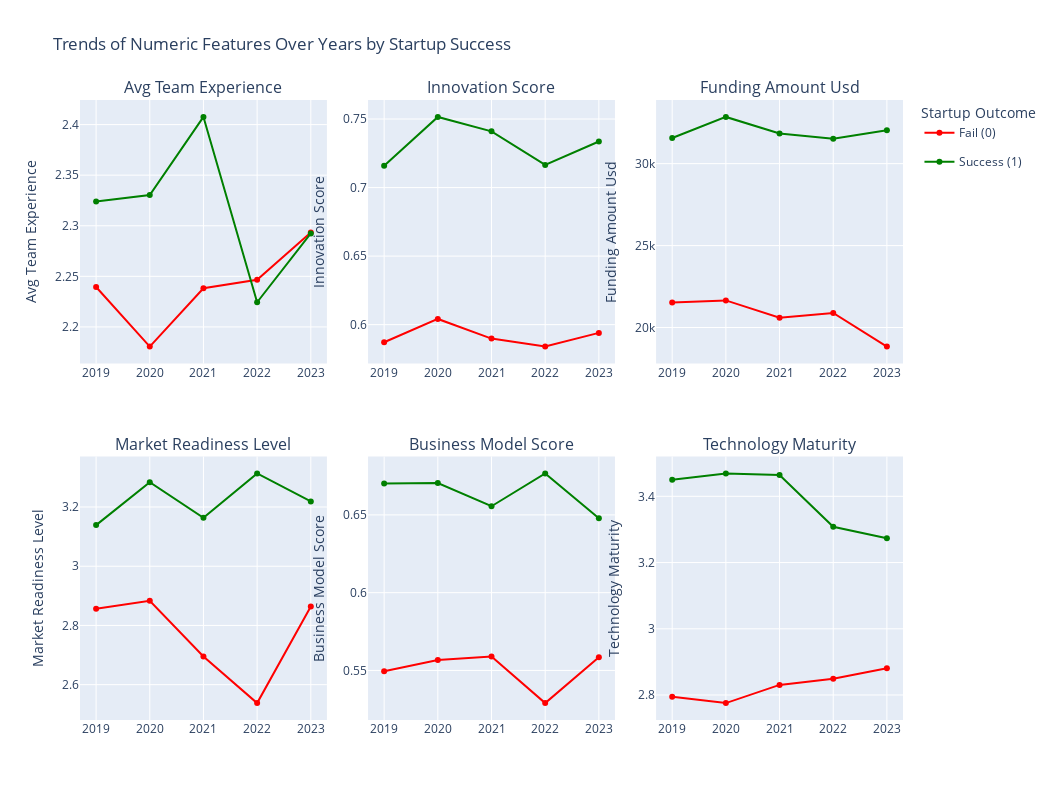

This figure's notebook cell:
### Markdown cell above
> The `business_model_score` represents a numerical rating (0–1) that measures how well-defined, feasible, and scalable each startup’s business model is.
> It captures how clearly the startup explains:
> 1. What problem it solves
> 2. Who the target customers are
> 3. How it generates revenue, and
> 4. How scalable or sustainable the model is.

**Summary:**  
>- The box plot compares business model scores between successful and failed startups.
>- Successful startups (green) have a higher mean business model score of 0.66, compared to 0.55 for failed startups (red).
>- The median score for successful startups is 0.70, while for failed startups it is 0.52, indicating a clear upward shift in performance.

> Both groups have similar variability (standard deviation ≈ 0.23), but the overall distribution shows that successful startups consistently achieve stronger business model evaluations.

> This suggests that startups with well-structured and viable business models are significantly more likely to succeed. A higher business model score reflects better planning, clearer value propositions, and sustainable revenue approaches — all of which contribute to greater success potential.

### Code cell
from plotly.subplots import make_subplots
import plotly.graph_objects as go

# Define key numeric variables to visualize over time
numeric_vars = [
    'avg_team_experience', 'innovation_score', 'funding_amount_usd',
    'market_readiness_level', 'business_model_score', 'technology_maturity'
]

# Set number of columns per row for subplots
cols_per_row = 3
rows = (len(numeric_vars) + cols_per_row - 1) // cols_per_row

# Create subplots
fig = make_subplots(
    rows=rows, cols=cols_per_row,
    subplot_titles=[var.replace('_', ' ').title() for var in numeric_vars],
    horizontal_spacing=0.05, vertical_spacing=0.15
)

# Define visualization properties for success and failure
status_properties = {
    0: {'name': 'Fail (0)', 'color': 'red'},
    1: {'name': 'Success (1)', 'color': 'green'}
}

for i, col in enumerate(numeric_vars):
    avg_df = df.groupby(['year', 'success_label'], as_index=False)[col].mean()
    row = (i // cols_per_row) + 1
    col_pos = (i % cols_per_row) + 1

    for success_label, props in status_properties.items():
        # Show legend only once per label
        show_legend = (i == 0)

        fig.add_trace(
            go.Scatter(
                x=avg_df[avg_df['success_label'] == success_label]['year'],
                y=avg_df[avg_df['success_label'] == success_label][col],
                mode='lines+markers',
                name=props['name'],
                line=dict(color=props['color']),
                legendgroup=props['name'],
                showlegend=show_legend,
                hovertemplate=(
                    f"<b>Year:</b> %{{x}}<br>"
                    f"<b>{col.replace('_', ' ').title()}:</b> %{{y:.2f}}<extra></extra>"
                )
            ),
            row=row, col=col_pos
        )

    fig.update_yaxes(title_text=col.replace('_', ' ').title(), row=row, col=col_pos)

fig.update_layout(
    height=400 * rows,
    width=350 * cols_per_row,
    title_text='Trends of Numeric Features Over Years by Startup Success',
    legend_title="Startup Outcome",
    showlegend=True,
)

fig.show()

### Figure 1 — Plotly figure (JSON) as saved in the notebook; plotly's stock layout.template omitted (floating-point values rounded to 4 significant figures)
{"data": [{"hovertemplate": "<b>Year:</b> %{x}<br><b>Avg Team Experience:</b> %{y:.2f}<extra></extra>", "legendgroup": "Fail (0)", "line": {"color": "red"}, "mode": "lines+markers", "name": "Fail (0)", "showlegend": true, "type": "scatter", "x": [2019, 2020, 2021, 2022, 2023], "xaxis": "x", "y": [2.239, 2.181, 2.238, 2.247, 2.293], "yaxis": "y"}, {"hovertemplate": "<b>Year:</b> %{x}<br><b>Avg Team Experience:</b> %{y:.2f}<extra></extra>", "legendgroup": "Success (1)", "line": {"color": "green"}, "mode": "lines+markers", "name": "Success (1)", "showlegend": true, "type": "scatter", "x": [2019, 2020, 2021, 2022, 2023], "xaxis": "x", "y": [2.324, 2.33, 2.408, 2.224, 2.292], "yaxis": "y"}, {"hovertemplate": "<b>Year:</b> %{x}<br><b>Innovation Score:</b> %{y:.2f}<extra></extra>", "legendgroup": "Fail (0)", "line": {"color": "red"}, "mode": "lines+markers", "name": "Fail (0)", "showlegend": false, "type": "scatter", "x": [2019, 2020, 2021, 2022, 2023], "xaxis": "x2", "y": [0.5871, 0.6042, 0.5898, 0.584, 0.594], "yaxis": "y2"}, {"hovertemplate": "<b>Year:</b> %{x}<br><b>Innovation Score:</b> %{y:.2f}<extra></extra>", "legendgroup": "Success (1)", "line": {"color": "green"}, "mode": "lines+markers", "name": "Success (1)", "showlegend": false, "type": "scatter", "x": [2019, 2020, 2021, 2022, 2023], "xaxis": "x2", "y": [0.7159, 0.7515, 0.741, 0.7165, 0.7336], "yaxis": "y2"}, {"hovertemplate": "<b>Year:</b> %{x}<br><b>Funding Amount Usd:</b> %{y:.2f}<extra></extra>", "legendgroup": "Fail (0)", "line": {"color": "red"}, "mode": "lines+markers", "name": "Fail (0)", "showlegend": false, "type": "scatter", "x": [2019, 2020, 2021, 2022, 2023], "xaxis": "x3", "y": [21530.0, 21650.0, 20600.0, 20890.0, 18840.0], "yaxis": "y3"}, {"hovertemplate": "<b>Year:</b> %{x}<br><b>Funding Amount Usd:</b> %{y:.2f}<extra></extra>", "legendgroup": "Success (1)", "line": {"color": "green"}, "mode": "lines+markers", "name": "Success (1)", "showlegend": false, "type": "scatter", "x": [2019, 2020, 2021, 2022, 2023], "xaxis": "x3", "y": [31560.0, 32850.0, 31840.0, 31520.0, 32030.0], "yaxis": "y3"}, {"hovertemplate": "<b>Year:</b> %{x}<br><b>Market Readiness Level:</b> %{y:.2f}<extra></extra>", "legendgroup": "Fail (0)", "line": {"color": "red"}, "mode": "lines+markers", "name": "Fail (0)", "showlegend": false, "type": "scatter", "x": [2019, 2020, 2021, 2022, 2023], "xaxis": "x4", "y": [2.857, 2.883, 2.695, 2.538, 2.864], "yaxis": "y4"}, {"hovertemplate": "<b>Year:</b> %{x}<br><b>Market Readiness Level:</b> %{y:.2f}<extra></extra>", "legendgroup": "Success (1)", "line": {"color": "green"}, "mode": "lines+markers", "name": "Success (1)", "showlegend": false, "type": "scatter", "x": [2019, 2020, 2021, 2022, 2023], "xaxis": "x4", "y": [3.139, 3.284, 3.163, 3.314, 3.219], "yaxis": "y4"}, {"hovertemplate": "<b>Year:</b> %{x}<br><b>Business Model Score:</b> %{y:.2f}<extra></extra>", "legendgroup": "Fail (0)", "line": {"color": "red"}, "mode": "lines+markers", "name": "Fail (0)", "showlegend": false, "type": "scatter", "x": [2019, 2020, 2021, 2022, 2023], "xaxis": "x5", "y": [0.5495, 0.5568, 0.5589, 0.529, 0.5585], "yaxis": "y5"}, {"hovertemplate": "<b>Year:</b> %{x}<br><b>Business Model Score:</b> %{y:.2f}<extra></extra>", "legendgroup": "Success (1)", "line": {"color": "green"}, "mode": "lines+markers", "name": "Success (1)", "showlegend": false, "type": "scatter", "x": [2019, 2020, 2021, 2022, 2023], "xaxis": "x5", "y": [0.6702, 0.6705, 0.6556, 0.6766, 0.6479], "yaxis": "y5"}, {"hovertemplate": "<b>Year:</b> %{x}<br><b>Technology Maturity:</b> %{y:.2f}<extra></extra>", "legendgroup": "Fail (0)", "line": {"color": "red"}, "mode": "lines+markers", "name": "Fail (0)", "showlegend": false, "type": "scatter", "x": [2019, 2020, 2021, 2022, 2023], "xaxis": "x6", "y": [2.795, 2.776, 2.831, 2.849, 2.881], "yaxis": "y6"}, {"hovertemplate": "<b>Year:</b> %{x}<br><b>Technology Maturity:</b> %{y:.2f}<extra></extra>", "legendgroup": "Success (1)", "line": {"color": "green"}, "mode": "lines+markers", "name": "Success (1)", "showlegend": false, "type": "scatter", "x": [2019, 2020, 2021, 2022, 2023], "xaxis": "x6", "y": [3.45, 3.469, 3.464, 3.308, 3.274], "yaxis": "y6"}], "layout": {"annotations": [{"font": {"size": 16}, "showarrow": false, "text": "Avg Team Experience", "x": 0.15, "xanchor": "center", "xref": "paper", "y": 1, "yanchor": "bottom", "yref": "paper"}, {"font": {"size": 16}, "showarrow": false, "text": "Innovation Score", "x": 0.5, "xanchor": "center", "xref": "paper", "y": 1, "yanchor": "bottom", "yref": "paper"}, {"font": {"size": 16}, "showarrow": false, "text": "Funding Amount Usd", "x": 0.85, "xanchor": "center", "xref": "paper", "y": 1, "yanchor": "bottom", "yref": "paper"}, {"font": {"size": 16}, "showarrow": false, "text": "Market Readiness Level", "x": 0.15, "xanchor": "center", "xref": "paper", "y": 0.425, "yanchor": "bottom", "yref": "paper"}, {"font": {"size": 16}, "showarrow": false, "text": "Business Model Score", "x": 0.5, "xanchor": "center", "xref": "paper", "y": 0.425, "yanchor": "bottom", "yref": "paper"}, {"font": {"size": 16}, "showarrow": false, "text": "Technology Maturity", "x": 0.85, "xanchor": "center", "xref": "paper", "y": 0.425, "yanchor": "bottom", "yref": "paper"}], "height": 800, "legend": {"title": {"text": "Startup Outcome"}}, "showlegend": true, "title": {"text": "Trends of Numeric Features Over Years by Startup Success"}, "width": 1050, "xaxis": {"anchor": "y", "domain": [0, 0.3]}, "xaxis2": {"anchor": "y2", "domain": [0.35, 0.65]}, "xaxis3": {"anchor": "y3", "domain": [0.7, 1]}, "xaxis4": {"anchor": "y4", "domain": [0, 0.3]}, "xaxis5": {"anchor": "y5", "domain": [0.35, 0.65]}, "xaxis6": {"anchor": "y6", "domain": [0.7, 1]}, "yaxis": {"anchor": "x", "domain": [0.575, 1], "title": {"text": "Avg Team Experience"}}, "yaxis2": {"anchor": "x2", "domain": [0.575, 1], "title": {"text": "Innovation Score"}}, "yaxis3": {"anchor": "x3", "domain": [0.575, 1], "title": {"text": "Funding Amount Usd"}}, "yaxis4": {"anchor": "x4", "domain": [0, 0.425], "title": {"text": "Market Readiness Level"}}, "yaxis5": {"anchor": "x5", "domain": [0, 0.425], "title": {"text": "Business Model Score"}}, "yaxis6": {"anchor": "x6", "domain": [0, 0.425], "title": {"text": "Technology Maturity"}}}}
